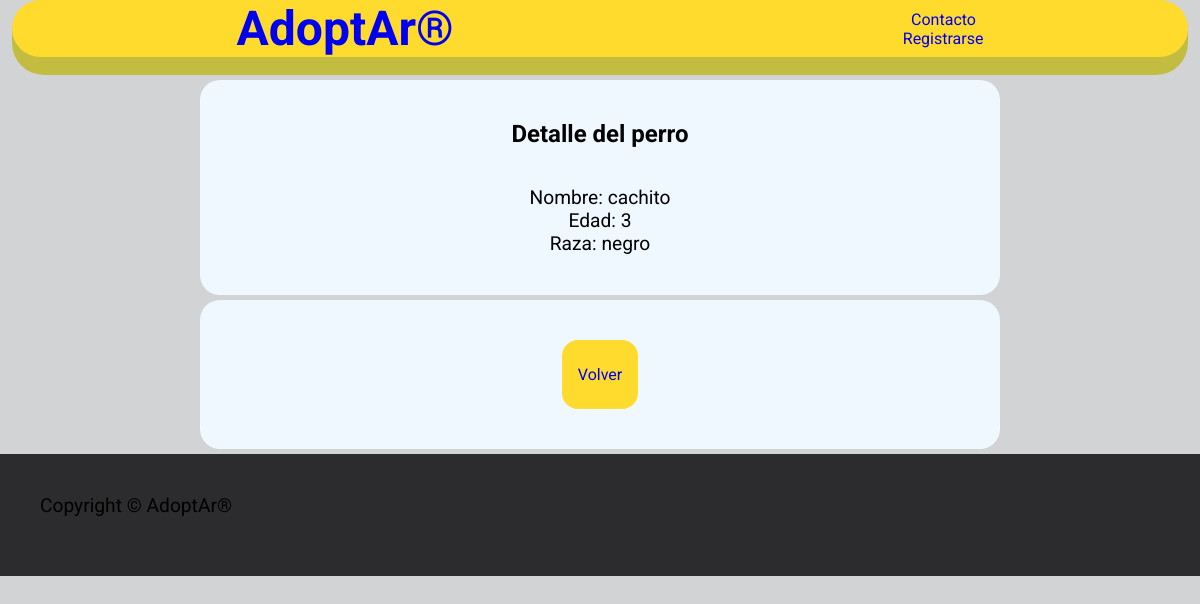
Page /perro/2/detail/ on the committed database.
### Perro/models.py (models this page shows, shortened)
class Perro(models.Model):
    nombre = models.CharField(max_length=20, null=True, blank=True)
    edad = models.IntegerField(null=True, blank=True)
    raza = models.CharField(max_length=20, null=True, blank=True)
    estado = models.BooleanField(default=True)

### Perro/views.py (the view)
# urls.py: path('<int:pk>/detail/',PerroDetail.as_view(), name='detailperro'),
class PerroDetail(DetailView,LoginRequiredMixin):
    model = Perro
    template_name = 'perro_detail.html'
    context_object_name = 'perro'

### Perro/templates/perro_detail.html (shortened to what this page needs)
{% extends 'base.html' %}
{% block content %}
 <section>
    <h1>Detalle del perro</h1>
    <br>
        <p>Nombre: {{ perro.nombre }}</p>
        <p>Edad: {{ perro.edad }}</p>
        <p>Raza: {{ perro.raza }}</p>
    </section>
    <section class="btn-redirect">
        {% if perro.estado %}
           <a class="adopt-btn" href="{% url 'adoptperro' perro.id %}">Adoptame 🐶</a>
           <a class="adopt-btn" href="{% url 'updateperro' perro.id %}" class="button">Editar</a>
           <a class="adopt-btn" href="{% url 'perrolist' %}" class="button">Volver </a>
        {% else %}
            <a class="adopt-btn" href="{% url 'home' %}" class="button">Volver </a>
        {% endif %}
    </section>
{% endblock %}

### User/static/css/styles.css (style rules this page uses)
* { margin: 0; padding: o; font-family: 'Roboto', sans-serif; text-decoration: none; }
body { font-family: "Roboto", sans-serif; background-color: rgb(209, 211, 213); }
section { width: 60%; margin-left: auto; margin-right: auto; background-color: aliceblue; padding: 40px; margin-top: 5px; border-color: rgb(212, 218, 224); border-radius: 20px; }
p { font-size: 1.2em; }
.btn-redirect { display: flex; justify-content: space-around; }
.adopt-btn { background-color: rgba(255,219,46,255); padding: 25px 16px; border-radius: 1em; }

### rows in the picture
Perro: nombre "cachito", edad "3", raza "negro"
